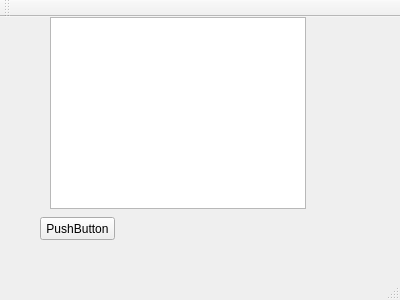
<?xml version="1.0" encoding="UTF-8"?>
<ui version="4.0">
 <class>MainWindow</class>
 <widget class="QMainWindow" name="MainWindow">
  <property name="geometry">
   <rect>
    <x>0</x>
    <y>0</y>
    <width>400</width>
    <height>300</height>
   </rect>
  </property>
  <property name="windowTitle">
   <string>MainWindow</string>
  </property>
  <widget class="QWidget" name="centralWidget">
   <widget class="QPushButton" name="pushButton">
    <property name="geometry">
     <rect>
      <x>40</x>
      <y>200</y>
      <width>75</width>
      <height>23</height>
     </rect>
    </property>
    <property name="text">
     <string>PushButton</string>
    </property>
   </widget>
   <widget class="QGraphicsView" name="graphicsView">
    <property name="geometry">
     <rect>
      <x>50</x>
      <y>0</y>
      <width>256</width>
      <height>192</height>
     </rect>
    </property>
   </widget>
  </widget>
  <widget class="QMenuBar" name="menuBar">
   <property name="geometry">
    <rect>
     <x>0</x>
     <y>0</y>
     <width>400</width>
     <height>21</height>
    </rect>
   </property>
  </widget>
  <widget class="QToolBar" name="mainToolBar">
   <attribute name="toolBarArea">
    <enum>TopToolBarArea</enum>
   </attribute>
   <attribute name="toolBarBreak">
    <bool>false</bool>
   </attribute>
  </widget>
  <widget class="QStatusBar" name="statusBar"/>
 </widget>
 <layoutdefault spacing="6" margin="11"/>
 <resources/>
 <connections/>
</ui>
